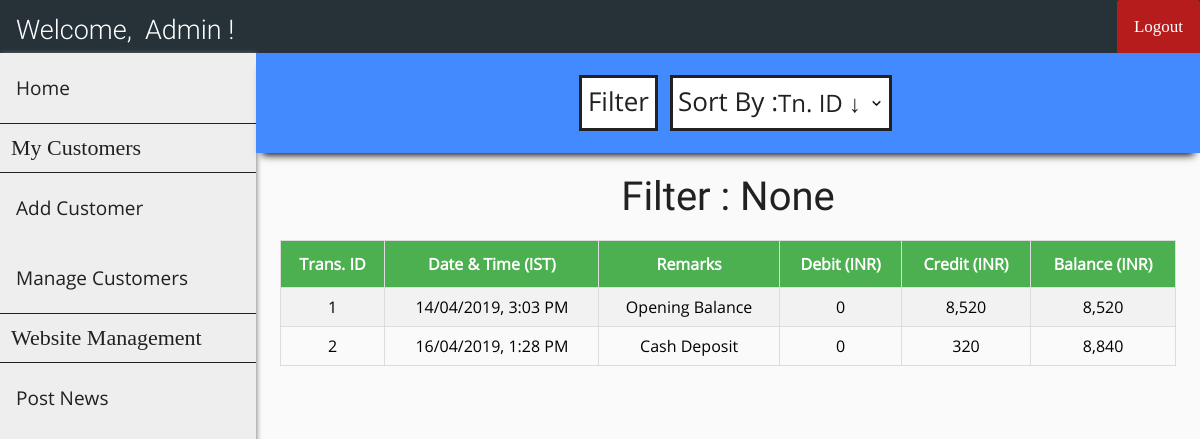
Screenshot of /transactions.php?cust_id=3 (signed in) with the database file from the repository.
### tables this page shows
CREATE TABLE `passbook3` (
  `trans_id` int(11) NOT NULL,
  `trans_date` datetime DEFAULT NULL,
  `remarks` varchar(255) DEFAULT NULL,
  `debit` int(11) DEFAULT NULL,
  `credit` int(11) DEFAULT NULL,
  `balance` int(11) DEFAULT NULL
);

### transactions.php (the view, shortened to what this page needs)
<?php
    include "connect.php";
    include "header.php";
    include "user_navbar.php";
    include "admin_sidebar.php";
    $sql0 = "SELECT * FROM passbook".$_SESSION['cust_id'];
    $filter_indicator = "None";
?>
<!DOCTYPE html>
<html>
<head>
    <link rel="stylesheet" href="transactions_style.css">
</head>
<body>
    <div class="search-bar-wrapper">
        <div class="search-bar" id="the-search-bar">
            <div class="flex-item-search-bar" id="fi-search-bar">
                <button id="search" onclick="document.getElementById('id01').style.display='block'">Filter</button>
                <div class="flex-item-by">
                    <label id="sort">Sort By :</label>
                </div>
                <div class="flex-item-search-by">
                    <select name="by" onChange="window.location.href=this.value">
                        <option selected disabled hidden>
                            <?php if (empty($_GET['sort'])) {?>Tn. ID &darr;<?php } ?>
                        </option>
                    </select>
                </div>
            </div>
        </div>
    </div>
    <div class="flex-container">
        <p id="none">Filter : <?php echo $filter_indicator ?></p>
    </div>
    <div class="flex-container">
        <?php
            $result = $conn->query($sql0);
            if ($result->num_rows > 0) {?>
                <table id="transactions">
                    <tr>
                        <th>Trans. ID</th>
                        <th>Date & Time (IST)</th>
                        <th>Remarks</th>
                        <th>Debit (INR)</th>
                        <th>Credit (INR)</th>
                        <th>Balance (INR)</th>
                    </tr>
        <?php
            while($row = $result->fetch_assoc()) {?>
                    <tr>
                        <td><?php echo $row["trans_id"]; ?></td>
                        <td>
                            <?php
                                $time = strtotime($row["trans_date"]);
                                $sanitized_time = date("d/m/Y, g:i A", $time);
                                echo $sanitized_time;
                             ?>
                        </td>
                        <td><?php echo $row["remarks"]; ?></td>
                        <td><?php echo number_format($row["debit"]); ?></td>
                        <td><?php echo number_format($row["credit"]); ?></td>
                        <td><?php echo number_format($row["balance"]); ?></td>
                    </tr>
            <?php } ?>
            </table>
            <?php
            } else {  ?>
                <p id="none"> No results found :(</p>
            <?php }
            $conn->close(); ?>
    </div>
</body>
</html>

### header_style.css (style rules this page uses)
body { margin: 0; padding: 0; background-color: #FAFAFA; }

### transactions_style.css (style rules this page uses)
.flex-container { display: -webkit-flex; display: flex; margin-left: 256px; width: auto; height: auto; padding-top: 20px; flex-direction: column; overflow-x: auto; }
.search-bar-wrapper { height: 100px; }
.search-bar-wrapper .search-bar { display: -webkit-flex; display: flex; margin-left: 256px; position: relative; width: auto; height: 100px; flex-direction: column; background-color: #448AFF; box-shadow: 0 8px 8px -6px black; overflow: hidden; }
label[id="sort"] { display: block; float: left; color: #212121; font-family: OpenSans-Regular; font-size: 26px; background-color: white; border: 3px solid #212121; border-right: 0; margin: 12px; margin-right: 0px; height: 45px; padding-top: 5px; padding-left: 5px; }
select { font-family: OpenSans-Regular; color: #212121; font-size: 24px; background: url("images/down_arrow.png") 96% / 15% no-repeat #eee; -webkit-appearance: none; -moz-appearance: none; background-color: white; border: 3px solid #212121; border-left: 0; margin: 12px; margin-left: 0px; height: 56px; width: 115%; }
.flex-item-search-bar { display: -webkit-flex; display: flex; flex-direction: row; margin: auto; width: auto; height: auto; }
button[id="search"] { font-family: OpenSans-Regular; color: #212121; font-size: 26px; background-color: white; cursor: pointer; height: 40px; margin-top: 12px; padding-top: 5px; padding-bottom: 45px; border: 3px solid #212121; }
label { display: block; float: left; color: #212121; font-family: OpenSans-Bold; font-size: 20px; }
#transactions { font-family: OpenSans-Regular; border-collapse: collapse; width: 80%; margin: auto; }
@media screen and (max-width: 1280px) { #transactions { width: 95%; } }
#transactions td, #transactions th { text-align: center; border: 1px solid #ddd; padding: 8px; }
#transactions tr:nth-child(even) { background-color: #f2f2f2; }
#transactions th { padding-top: 12px; padding-bottom: 12px; background-color: #4CAF50; color: white; }
p[id="none"] { margin: auto; font-size: 40px; color: #212121; font-family: Roboto-Regular; }

### rows the page displays
passbook3: trans_id "1", trans_date "14/04/2019, 3:03 PM", remarks "Opening Balance", debit "0", credit "8,520", balance "8,520"
passbook3: trans_id "2", trans_date "16/04/2019, 1:28 PM", remarks "Cash Deposit", debit "0", credit "320", balance "8,840"

### other values shown
$filter_indicator "None"
